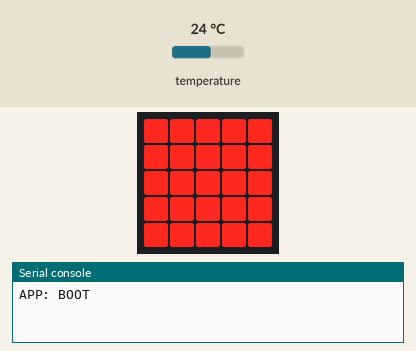
Simulated run of this program. Board: BBC micro:bit running MicroPython. On the bench: the board's 5×5 LED display, the last lines printed to the serial console. The inputs (shaded band) are chosen by the test bench; at power-on: temperature 24 °C.

Above: at 0.1 s.
3.3 s: temperature set to 33 °C
4.8 s: temperature set to 12 °C
At 7.4 s:
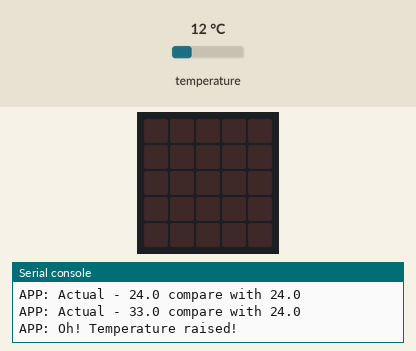
Timing chart, 0 to 8.9 s (numbered marks = the images above; inputs shaded):
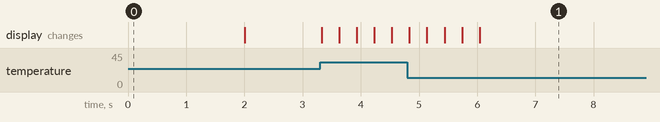

The program:

main.py
```python
# Add your Python code here. E.g.
import struct
from microbit import *

DELAY_BOOT = 2000

class Display:
    def __init__(self):
        pass

    def set_all(self, value):
        for x in range(0, 5):
            for y in range(0, 5):
                display.set_pixel(x, y, value)

    def clear(self):
        display.clear()

    def blink(self, times, delay_ms):
        for x in range (0, times):
            if x % 2 == 0:
                self.set_all(9)
                sleep(delay_ms)
            else:
                self.set_all(0)
                sleep(delay_ms)

        display.clear()

class Tmp112:
    def __init__(self):
        pass

    def read_celsius(self):
        i2c.write(72,b'\x01\x80')
        i2c.write(72,b'\x00')
        temp = i2c.read(72,2)
        tmp112=temp[0]+(temp[1]/100)
        return tmp112


display_microbit = Display()
tag_temperature = Tmp112()

print('APP: BOOT')
display_microbit.set_all(9)
sleep(DELAY_BOOT)
display_microbit.clear()

compare_with = tag_temperature.read_celsius()
print('APP: Start data {}'.format(compare_with))

while True:
    now = tag_temperature.read_celsius()
    print('APP: Actual - {} compare with {}'.format(now, compare_with))
    if (now / compare_with) > 1.2:
        print('APP: Oh! Temperature raised!')
        display_microbit.blink(10, 300)
        sleep(1000)

    sleep(100)
```
